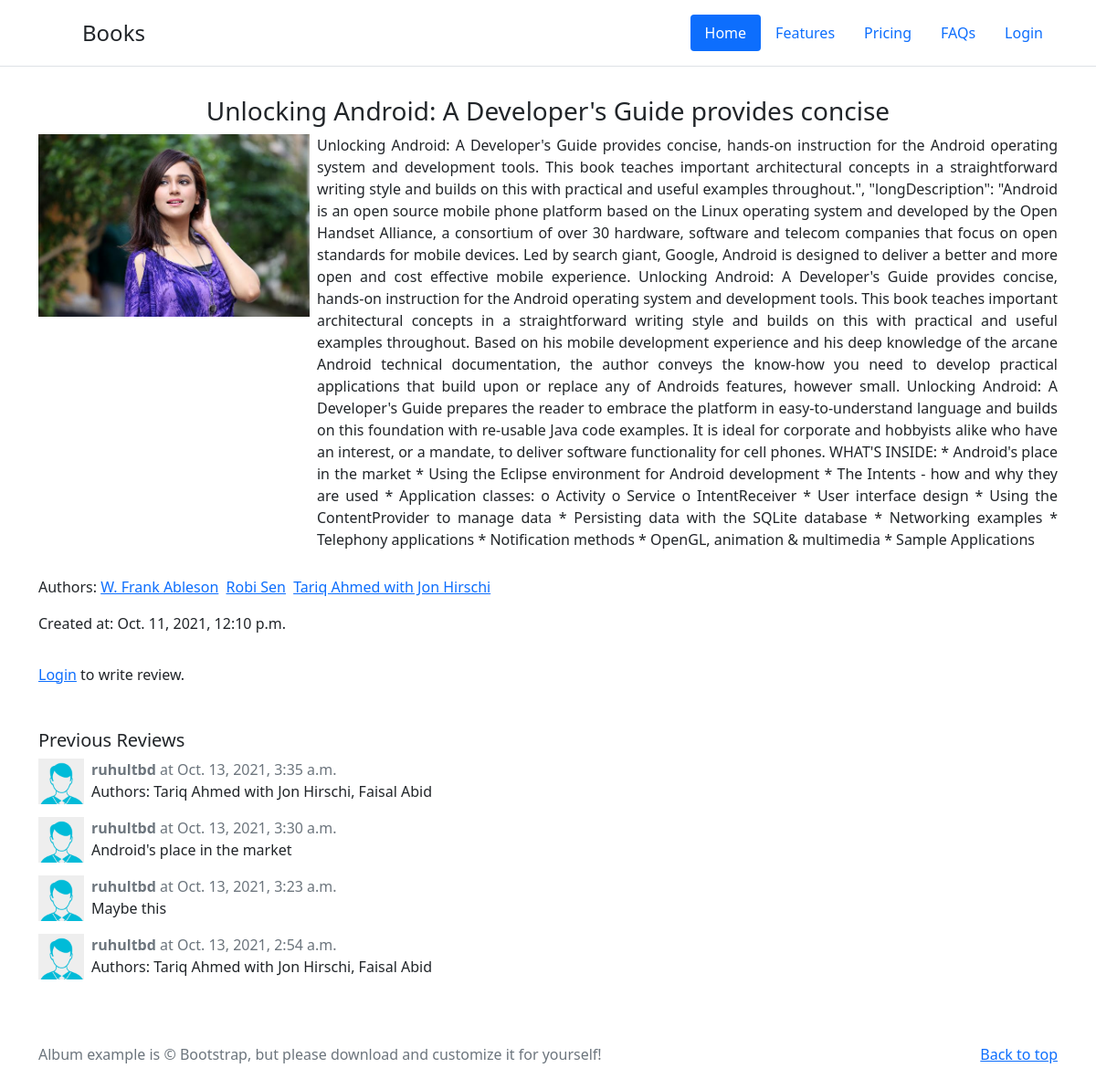
Screenshot of /books/1 with the database file from the repository.
### books/models.py (models this page shows, shortened)
class Book(models.Model):
    title = models.CharField(max_length=200)
    isbn = models.CharField(max_length=150, null=True)
    pageCount = models.IntegerField(default=0)
    longDescription = models.TextField(null=True)
    created_at = models.DateTimeField(null=True)
    updated_at = models.DateTimeField(null=True)
    authors = models.ManyToManyField(Author)
    image = models.ImageField(upload_to='books_thumbs', null=True)

class Author(models.Model):
    name = models.CharField(max_length=50)
    created_at = models.DateTimeField(auto_now=True, null=True)
    def __str__(self):
        return f"{self.name}"

class Review(models.Model):
    comment = models.TextField(null=True)
    user = models.ForeignKey(User, on_delete=models.CASCADE, null=True)
    created_at = models.DateTimeField(auto_now=True, null=True)
    book = models.ForeignKey(Book, on_delete=models.CASCADE, null=True)
    image = models.ImageField(upload_to='preview', null=True)

### books/views.py (the view)
# urls.py: path('<int:pk>', BookDetailView.as_view(), name='book.show'),
class BookDetailView(DetailView):
    model = Book
    def get_context_data(self, **kwargs):
        context = super().get_context_data(**kwargs)
        book = context['book']
        context['reviews'] = book.review_set.all().order_by('-created_at')
        context['authors'] = book.authors.all()
        context['title'] = book.title +' | Book Shop'
        context['page_title'] = 'Book Detail Page'
        return context

### books/templates/books/book_detail.html (shortened to what this page needs)
{% extends 'base.html' %}
{% block content %}
<div class="row">
  <h3 class="text-center mt-2 mb-2">{{book.title}}</h3>
  <div class="d-flex">
      <img style="height: 200px;" class="" src="{{book.image.url}}" />
      <p class="ms-2" style="text-align: justify;">{{book.longDescription}}</p>
  </div>
  <p class="d-flex mt-2">
      <span class="mt-1">Authors:
          {% if authors %}
              {% for author in authors %}
                  <a href="{% url 'author.books' author %}" class="me-1">{{ author }}</a>
              {% endfor %}
          {% endif %}
      </span>
      <p>Created at: {{book.created_at}}</p>
  </p>
  <div class="" style="width: 70%;">
    {% if user.is_authenticated %}
      <form action="{% url 'book.review'  %}" method="POST" enctype="multipart/form-data">
        {% csrf_token %}
        <div class="mb-3">
          <label for="exampleInputEmail1" class="form-label">Comment</label>
          <input type="hidden" name="book_id" value="{{book.id}}"/>
          <textarea name="comment" class="form-control" style="height:100px;" placeholder="Write Review"></textarea>
          <input type="file" name="review_image" class='form-control mt-2' />
        </div>
        <button type="submit" class="btn btn-success">Submit</button>
      </form>
    {% else %}
        <p>
            <a href="{% url 'login' %}?next={{request.path}}">Login</a> to write review.
        </p>
    {% endif %}
      {% if reviews %}
      <h5 class="mt-5 mb-2">Previous Reviews</h5>
        <div class="mb-2">
          {% for item in reviews %}
            <div class="d-flex">
                {% if item.image %}
                  <img src="{{item.image}}" style="height:50px; width:50px;" class="mb-2" />
                {% else %}
                  <img src="/media/no_photo.png" style="height:50px; width:50px;" class="mb-2" />
                {% endif %}
                <div class="ms-2">
                  <p class="text-secondary mb-0"><b>{{item.user}}</b> at {{item.created_at}}</p>
                  <p>{{ item.comment }}</p>
                </div>
            </div>
          {% endfor %}
        </div>
      {% endif %}
  </div>
</div>
{% endblock %}

### rows the page displays
Book: title "Unlocking Android: A Developer's Guide provides concise", image (picture), longDescription "Unlocking Android: A Developer's Guide provides concise, hands-on instruction for the Android operating system and development tools. This book teaches important architectural concepts in a straightforward writing style and builds on this with practical and useful examples throughout.\", \"longDescription\": \"Android is an open source mobile phone platform based on the Linux operating system and developed by the Open Handset Alliance, a consortium of over 30 hardware, software and telecom companies that focus on open standards for mobile devices. Led by search giant, Google, Android is designed to deliver a better and more open and cost effective mobile experience. Unlocking Android: A…", created_at "Oct. 11, 2021, 12:10 p.m."
Author: name "W. Frank Ableson"
Author: name "Robi Sen"
Author: name "Tariq Ahmed with Jon Hirschi"
Review: user "ruhultbd", created_at "Oct. 13, 2021, 3:35 a.m.", comment "Authors: Tariq Ahmed with Jon Hirschi, Faisal Abid"
Review: user "ruhultbd", created_at "Oct. 13, 2021, 3:30 a.m.", comment "Android's place in the market"
Review: user "ruhultbd", created_at "Oct. 13, 2021, 3:23 a.m.", comment "Maybe this"
Review: user "ruhultbd", created_at "Oct. 13, 2021, 2:54 a.m.", comment "Authors: Tariq Ahmed with Jon Hirschi, Faisal Abid"
